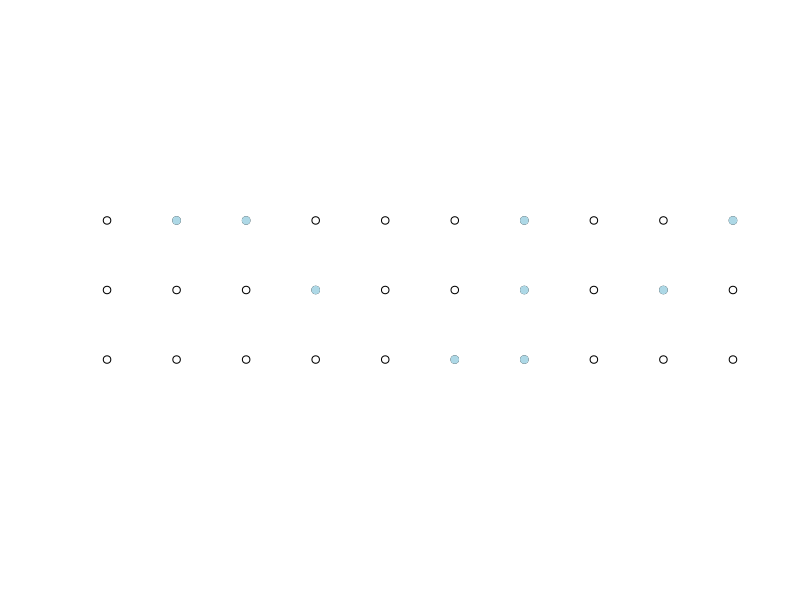

This chart was generated by the following R code: (Note: this script raises an error after producing the figure.)
## ---- chunk 1

norain <- cbind(rep(1:10,3), rep(1:3, each=10))  # start with a 10 x 3 grid of points
rainworlds <- norain[sample(1:nrow(norain), 9),]  # choose (sample) nine at random, using the sample() function in R
plot(norain, xlab="", ylab="", ylim = c(1,3), axes = FALSE, asp = 1) # plot the points
points(rainworlds, pch=19, col="lightblue") # color in the nine
## ---- chunk 2
include_graphics("images/YYHLTLScreenshot1.png")
## ---- chunk 3
bins <- c("0 to 9", "10 to 19", "20 to 29", "30 to 39", "40 to 49", "50 or more")
counts <- c(1,1,3,3,13,72)
kable(data.frame(bin=bins, counts=counts), booktabs=TRUE) %>%  kable_styling(bootstrap_options = "striped", full_width = F)


## ---- chunk 4

lifetableNCHS <- read.csv("data/lifetable.csv")
lifetableMale <- read.csv("data/lifetable-male-2010.csv")
lifetableFemale <- read.csv("data/lifetable-female-2010.csv")
barplot((lifetableFemale$dx+ lifetableMale$dx)/2, ylab="death count / 100000", xlab="age", names.arg=lifetableFemale$x)
# 
# dt <- (lifetableFemale$dx+ lifetableMale$dx)/2
# lab <- rep("", length(dt))
# lab[seq(1, length(dt), by=5)] <- lifetableMale$x[seq(1, length(dt), by=5)]
# barplot(dt, names.arg=lab)


## ---- chunk 5

plot(lifetableFemale$qx, ylab="qx = probability of dying within one year", xlab="age")


## ---- chunk 6

kable(lifetableNCHS[61:70,], booktabs=TRUE, row.names = FALSE, caption='Life Table')

## ---- chunk 7
prod(1-lifetableNCHS[1:60,"qx"])

## ---- chunk 8

kable(alt_xtab2, caption="Bizarro world", booktabs = TRUE) %>%
  kable_styling(bootstrap_options = "bordered", full_width = F)

## ---- chunk 9

barplot(lifetableFemale$dx, ylab="death count / 100000", xlab="age", col=rgb(0,1,0,0.2), names.arg=lifetableFemale$x)
barplot(lifetableMale$dx, col=rgb(1,0,0,0.2), add=T)
legend("top", c("Female","Male"), fill=c(rgb(0,1,0,0.2),rgb(1,0,0,0.2)))

## ---- chunk 10

sum(lifetableNCHS[61:70,"dx"])

